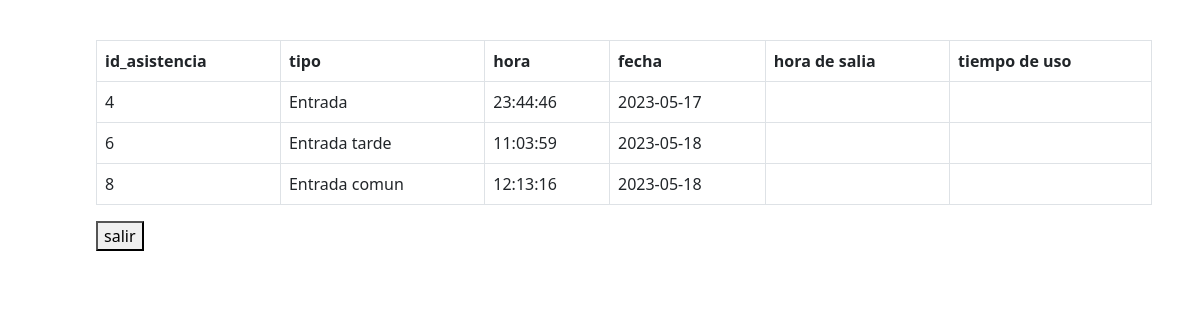
/view/vistaPersonal.php (signed in), run on the app's committed database.
### tables this page shows
CREATE TABLE `asistencia` (
  `id_asistencia` int NOT NULL AUTO_INCREMENT,
  `id_login` int DEFAULT NULL,
  `tipo` varchar(30) DEFAULT NULL,
  `hora` time DEFAULT NULL,
  `fecha` date DEFAULT NULL,
  `horasalida` time DEFAULT NULL,
  `tiempo_uso` float DEFAULT NULL,
  PRIMARY KEY (`id_asistencia`),
  KEY `id_login` (`id_login`),
  CONSTRAINT `asistencia_ibfk_1` FOREIGN KEY (`id_login`) REFERENCES `login` (`id_login`)
);

### model/conexion.php (called while the page is built, shortened)
<?php
class Conexion{
    private $conn;
    public function __construct(){
        $host = "localhost";
        $user = "jersson";
        $password = "jersson";
        $db = "transportes";
        $this->conn=new mysqli($host, $user,$password ,$db);
        return $this->conn;
    }
    public function ConsultaCon($sql)
    {
        if(!$result = $this->conn->query($sql)){
            echo "Error: ".mysqli_error($this->conn);
            return false;
            exit();
        }
        return $result;
    }
}
?>

### model/consultas.model.php (called while the page is built, shortened)
<?php
require ("conexion.php");
class Consulta{
    private $conn;
    function __construct(){
        $this->conn = new Conexion();
        return $this->conn;
    }
    public function mostrarAsistenciaPersonal($id_login){
        $sql = "SELECT * FROM asistencia WHERE id_login = $id_login;";
        $data = $this->conn->ConsultaCon($sql);
        return $data;
    }
}
?>

### view/vistaPersonal.php (the view, shortened to what this page needs)
<?php
include("header.php") ;
require "../model/consultas.model.php";
$consulta = new Consulta();
$asistenciaPersonal = $consulta->mostrarAsistenciaPersonal($_SESSION['id_login']);
?>
<!DOCTYPE html>
<html lang="en">
<head>
</head>
<body>
    <br>
    <table class="table table-bordered">
        <thead>
            <tr>
                <th>id_asistencia</th>
                <th>tipo</th>
                <th>hora</th>
                <th>fecha</th>
                <th>hora de salia</th>
                <th>tiempo de uso</th>
            </tr>
        </thead>
        <tbody>
            <?php
            while($mostrar=mysqli_fetch_array($asistenciaPersonal)){
            ?>
                <tr>
                    <td><?php echo $mostrar['id_asistencia']?></td>
                    <td><?php echo $mostrar['tipo']?></td>
                    <td><?php echo $mostrar['hora']?></td>
                    <td><?php echo $mostrar['fecha']?></td>
                    <td><?php echo $mostrar['horasalida']?></td>
                    <td><?php echo $mostrar['tiempo_uso']?></td>
                </tr>
            <?php
                }
            ?>
        </tbody>
    </table>
    <div>
        <a href="../controller/salida.controller.php">
            <button>salir</button>
        </a>
    </div>
</body>
</html>
<?php include("footer.php");?>

### assets/estilos2.css (style rules this page uses)
:root { --header-height: 3.5rem; --nav-with:219px; --first-color: #33165f; --first-color: #087275; --first-color-light: #cecdcd; --title-color: #19181b; --text-color: #020202; --text-color-light: #0e4375; --body-color: #dfdbdf; --container-color: #faf9f9; --body-font: "Poppins", sans-serif; --normal-font-size: 0.998rem; --small-font-size: 0.95rem; --smaller-font-size: 0.85rem; --font-medium: 500; --font-semi-bold: 600; --z-fixed:100; }
@media screen and (min-width: 1024px) { :root { --normal-font-size: 1rem; --small-font-size: 0.875rem; --smaller-font-size: 0.813rem; } }
* { box-sizing: border-box; }
body { margin: var(--header-height) 0 0 0; padding: 1rem 1rem 0; font-family: var(--body-font); font-size: var(--normal-font-size); background-color: var(--body-color); color: var(--text-color); }
a { text-decoration: none; }
@media screen and (min-width: 768px) { body { padding: 1rem 3rem 0 6rem; } }

### data on the page
asistencia: id_asistencia "4", tipo "Entrada", hora "23:44:46", fecha "2023-05-17"
asistencia: id_asistencia "6", tipo "Entrada tarde", hora "11:03:59", fecha "2023-05-18"
asistencia: id_asistencia "8", tipo "Entrada comun", hora "12:13:16", fecha "2023-05-18"
